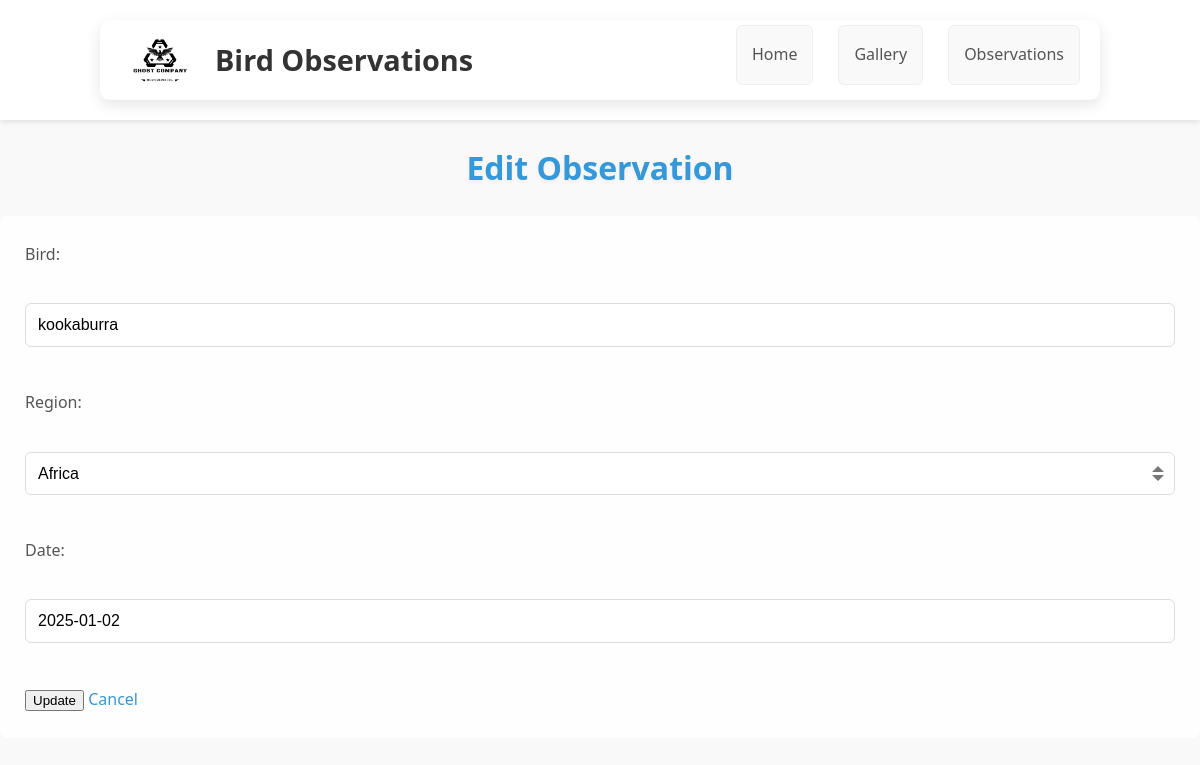
Screenshot of /edit/11 with the database file from the repository.
### tables this page shows
CREATE TABLE bird_observations (
            id INTEGER PRIMARY KEY AUTOINCREMENT,
            bird TEXT NOT NULL,
            region TEXT NOT NULL,
            date TEXT NOT NULL
        );

### server.py (the view)
@app.route('/edit/<int:id>')
def edit_observation(id):
    conn = sqlite3.connect(DATABASE)
    cursor = conn.cursor()
    cursor.execute("SELECT id, bird, region, date FROM bird_observations WHERE id = ?", (id,))
    observation = dict(zip(['id', 'bird', 'region', 'date'], cursor.fetchone()))
    conn.close()
    return render_template('edit_observation.html', observation=observation, continents=CONTINENTS) #Passing Continents

### templates/edit_observation.html
{% extends "base.html" %}
{% block content %}
<h1>Edit Observation</h1>
<form method="POST" action="{{ url_for('update_observation', id=observation['id']) }}">
    <label for="bird">Bird:</label><br>
    <input type="text" id="bird" name="bird" value="{{ observation['bird'] }}"><br><br>
    <label for="region">Region:</label><br>
    <select id="region" name="region">
        {% for continent in continents %}
            <option value="{{ continent }}" {% if continent == observation['region'] %}selected{% endif %}>{{ continent }}</option>
        {% endfor %}
    </select><br><br>
    <label for="date">Date:</label><br>
    <input type="text" id="date" name="date" value="{{ observation['date'] }}"><br><br>
    <button type="submit">Update</button>
    <a href="{{ url_for('observations') }}">Cancel</a>
</form>
{% endblock %}

### static/css/style.css (style rules this page uses)
body { font-family: 'Segoe UI', Tahoma, Geneva, Verdana, sans-serif; margin: 0; padding: 0; background-color: #f9f9f9; color: #444; line-height: 1.7; display: flex; flex-direction: column; min-height: 100vh; }
h1 { text-align: center; color: #3498db; margin-bottom: 20px; text-shadow: 0 2px 4px rgba(0, 0, 0, 0.05); }
a { color: #3498db; text-decoration: none; transition: color 0.3s ease; }
form { padding: 25px; background-color: #fefefe; border: none; border-radius: 8px; margin-bottom: 30px; }
label { display: block; margin-bottom: 8px; font-weight: 500; color: #555; }
input[type="text"], input[type="date"] { width: 100%; padding: 12px; margin-bottom: 15px; border: 1px solid #ddd; border-radius: 6px; box-sizing: border-box; font-size: 16px; transition: border-color 0.3s ease; }
select { width: 100%; padding: 12px; margin-bottom: 15px; border: 1px solid #ddd; border-radius: 6px; box-sizing: border-box; font-size: 16px; appearance: none; background-color: white; background-repeat: no-repeat; background-position: right 10px top 50%; background-size: 12px; transition: border-color 0.3s ease; }

### rows the page displays
bird_observations: bird "kookaburra", region "Africa", date "2025-01-02"
